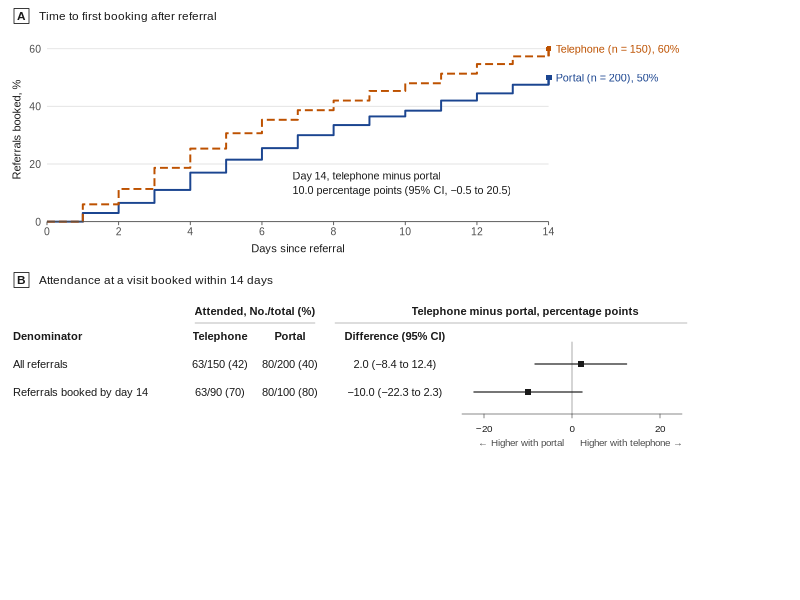

R code for this plot:
# Run Rscript figure-example.R in the output directory to write a PNG and vector PDF.
# All data are synthetic. Each adult had one referral and complete follow-up.
#
# The figure carries no title or legend of its own. The manuscript legend would read:
#   Figure 1. Booking and attendance after outpatient referral, by initial invitation channel.
#   A, Cumulative percentage of referrals with a first booking; curves step at the end of
#   each day. B, Attendance at a visit booked within 14 days, including visits that took
#   place later. The first row counts referrals without a booking as not attending. The
#   second row is restricted to referrals booked by day 14, a group defined after the
#   invitation. Staff selected the invitation channel, and follow-up to day 14 was complete.
#   Differences are unadjusted, with normal-approximation 95% CIs.
library(ggplot2)
library(grid)

referrals <- data.frame(
  channel = c("Telephone", "Portal"),
  referred = c(150, 200),
  attended = c(63, 80)
)
daily <- data.frame(
  day = rep(0:14, 2),
  channel = rep(referrals$channel, each = 15),
  new_bookings = c(
    0, 9, 8, 11, 10, 8, 7, 5, 5, 5, 4, 5, 5, 4, 4,
    0, 6, 7, 9, 12, 9, 8, 9, 7, 6, 4, 7, 5, 6, 5
  )
)
daily$booked <- ave(daily$new_bookings, daily$channel, FUN = cumsum)
daily$fraction <- daily$booked / referrals$referred[match(daily$channel, referrals$channel)]
last_day <- subset(daily, day == 14)
referrals$booked <- last_day$booked[match(referrals$channel, last_day$channel)]

# Each contrast is telephone minus portal, in percentage points. The uncorrected
# two-sample CI uses the unpooled normal approximation for independent groups.
risk_difference <- function(events, total) {
  test <- prop.test(events, total, correct = FALSE)
  c(estimate = unname(100 * (test$estimate[1] - test$estimate[2])),
    lower = 100 * test$conf.int[1], upper = 100 * test$conf.int[2])
}
# One decimal with a true minus sign. The column head and the cue under the axis give the direction.
signed_number <- function(x) sub("^-", "−", sprintf("%.1f", x))
format_ci <- function(result) {
  sprintf("%s to %s", signed_number(result["lower"]), signed_number(result["upper"]))
}
booking_difference <- risk_difference(referrals$booked, referrals$referred)
booking_note <- sprintf("Day 14, telephone minus portal\n%s percentage points (95%% CI, %s)",
                        signed_number(booking_difference["estimate"]), format_ci(booking_difference))

ink <- "#1A1A1A"
muted <- "#4D4D4D"
channels <- c(Telephone = "#BD5100", Portal = "#1B4590")
shapes <- c(Telephone = 16, Portal = 15)
# Show the last day's jump as a continuous stroke beneath each endpoint symbol.
last_day$starting_n <- referrals$referred[match(last_day$channel, referrals$channel)]
last_day$before_last_booking_day <- (last_day$booked - last_day$new_bookings) / last_day$starting_n
last_day$label <- sprintf("%s (n = %d), %.0f%%", last_day$channel, last_day$starting_n,
                          100 * last_day$fraction)

booking_plot <- ggplot(daily, aes(day, fraction, colour = channel)) +
  geom_step(aes(linetype = channel), linewidth = 0.67, direction = "hv") +
  geom_segment(data = last_day, aes(xend = day, y = before_last_booking_day, yend = fraction),
               linewidth = 0.67) +
  geom_point(data = last_day, aes(shape = channel), size = 1.65) +
  geom_text(data = last_day, aes(label = label), hjust = 0, nudge_x = 0.20,
            size = 7.8, size.unit = "pt", family = "Arial", show.legend = FALSE) +
  annotate("text", x = 6.85, y = 0.135, label = booking_note, hjust = 0, lineheight = 1.10,
           family = "Arial", size = 7.8, size.unit = "pt", colour = ink) +
  scale_colour_manual(values = channels) +
  scale_linetype_manual(values = c(Telephone = "42", Portal = "solid")) +
  scale_shape_manual(values = shapes) +
  scale_x_continuous(breaks = seq(0, 14, 2)) +
  scale_y_continuous(breaks = seq(0, 0.6, 0.2), labels = function(x) 100 * x) +
  coord_cartesian(xlim = c(0, 14), ylim = c(0, 0.64), expand = FALSE, clip = "off") +
  labs(x = "Days since referral", y = "Referrals booked, %") +
  theme_minimal(base_family = "Arial", base_size = 8) +
  theme(
    text = element_text(colour = ink),
    axis.text = element_text(size = 7.5, colour = muted),
    axis.line.x = element_line(colour = muted, linewidth = 0.3),
    axis.ticks.x = element_line(colour = muted, linewidth = 0.3),
    axis.ticks.length = unit(2.5, "pt"),
    axis.title.x = element_text(margin = margin(t = 5)),
    axis.title.y = element_text(margin = margin(r = 5)),
    panel.grid = element_blank(),
    panel.grid.major.y = element_line(colour = "#E2E2E2", linewidth = 0.3),
    legend.position = "none",
    plot.margin = margin(3, 61, 2, 1, unit = "pt")
  )

# Both attendance rows use the same attendees. Only the eligible denominator changes.
populations <- c("All referrals", "Referrals booked by day 14")
denominators <- list(referrals$referred, referrals$booked)
attendance_differences <- lapply(denominators, function(total) risk_difference(referrals$attended, total))

# Set type and panel alignment in physical units at the intended print width.
page_width <- 7
page_height <- 4.55
from_top <- function(y) unit(1, "npc") - unit(y, "in")
text_at <- function(x, y, label, size = 8, face = "plain", colour = ink, align = "left") {
  grid.text(label, unit(x, "in"), from_top(y), just = c(align, "centre"),
            gp = gpar(fontfamily = "Arial", fontface = face, fontsize = size, col = colour))
}
line_at <- function(x1, y1, x2, y2, colour = muted, lwd = 0.65) {
  grid.lines(unit(c(x1, x2), "in"), from_top(c(y1, y2)), gp = gpar(col = colour, lwd = lwd))
}
panel_heading <- function(letter, title, y) {
  box <- unit(0.15, "in")
  grid.rect(unit(0.215, "in"), from_top(y), width = box, height = box,
            gp = gpar(fill = "white", col = ink, lwd = 0.8))
  text_at(0.215, y, letter, 8.5, "bold", align = "centre")
  text_at(0.39, y, title, 8.5)
}

draw_figure <- function() {
  grid.newpage()
  panel_heading("A", "Time to first booking after referral", 0.16)
  pushViewport(viewport(x = unit(0.11, "in"), y = from_top(0.33),
                        width = unit(6.22, "in"), height = unit(2.24, "in"),
                        just = c("left", "top")))
  grid.draw(ggplotGrob(booking_plot))
  popViewport()

  panel_heading("B", "Attendance at a visit booked within 14 days", 2.80)
  text_at(2.55, 3.11, "Attended, No./total (%)", 8, "bold", align = "centre")
  text_at(5.25, 3.11, "Telephone minus portal, percentage points", 8, "bold", align = "centre")
  line_at(1.95, 3.23, 3.15, 3.23, "#9A9A9A", 0.6)
  line_at(3.35, 3.23, 6.87, 3.23, "#9A9A9A", 0.6)

  text_at(0.13, 3.36, "Denominator", 8, "bold")
  group_x <- c(2.20, 2.90)
  for (i in seq_len(nrow(referrals))) {
    text_at(group_x[i], 3.36, referrals$channel[i], 8, "bold", align = "centre")
  }
  text_at(3.95, 3.36, "Difference (95% CI)", 8, "bold", align = "centre")

  # Numerical and graphical columns use the same row centers and contrast values.
  rows <- c(3.64, 3.92)
  forest_x <- function(value) 5.72 + value * 0.044
  line_at(forest_x(0), 3.42, forest_x(0), 4.14, "#9A9A9A", 0.8)
  for (i in seq_along(populations)) {
    result <- attendance_differences[[i]]
    total <- denominators[[i]]
    text_at(0.13, rows[i], populations[i], size = 8)
    for (j in seq_along(group_x)) {
      cell <- sprintf("%d/%d (%.0f)", referrals$attended[j], total[j],
                      100 * referrals$attended[j] / total[j])
      text_at(group_x[j], rows[i], cell, align = "centre")
    }
    text_at(3.95, rows[i], sprintf("%s (%s)", signed_number(result["estimate"]), format_ci(result)),
            align = "centre")
    line_at(forest_x(result["lower"]), rows[i], forest_x(result["upper"]), rows[i], ink, 1.15)
    grid.points(unit(forest_x(result["estimate"]), "in"), from_top(rows[i]),
                pch = 15, size = unit(0.077, "in"), gp = gpar(col = ink))
  }

  line_at(forest_x(-25), 4.14, forest_x(25), 4.14, muted)
  for (tick in c(-20, 0, 20)) {
    line_at(forest_x(tick), 4.14, forest_x(tick), 4.18)
    text_at(forest_x(tick), 4.29, sub("^-", "−", as.character(tick)), 7.1, align = "centre")
  }

  # A muted cue says which direction is which, so the estimates need no plus signs.
  text_at(forest_x(0) - 0.08, 4.43, "← Higher with portal", 7.1, colour = muted, align = "right")
  text_at(forest_x(0) + 0.08, 4.43, "Higher with telephone →", 7.1, colour = muted)
}

ragg::agg_png("figure-example.png", width = page_width, height = page_height,
              units = "in", res = 300, background = "white")
draw_figure()
invisible(dev.off())
cairo_pdf("figure-example.pdf", width = page_width, height = page_height, family = "Arial")
draw_figure()
invisible(dev.off())
